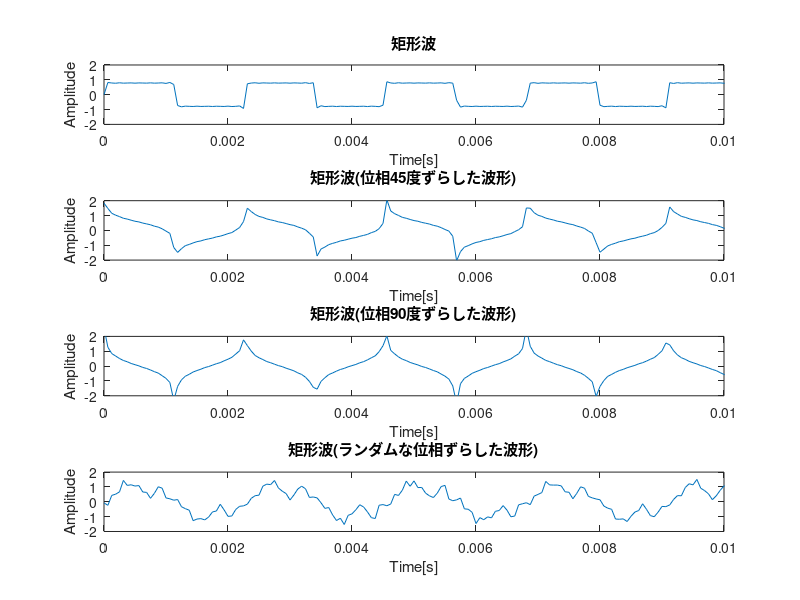
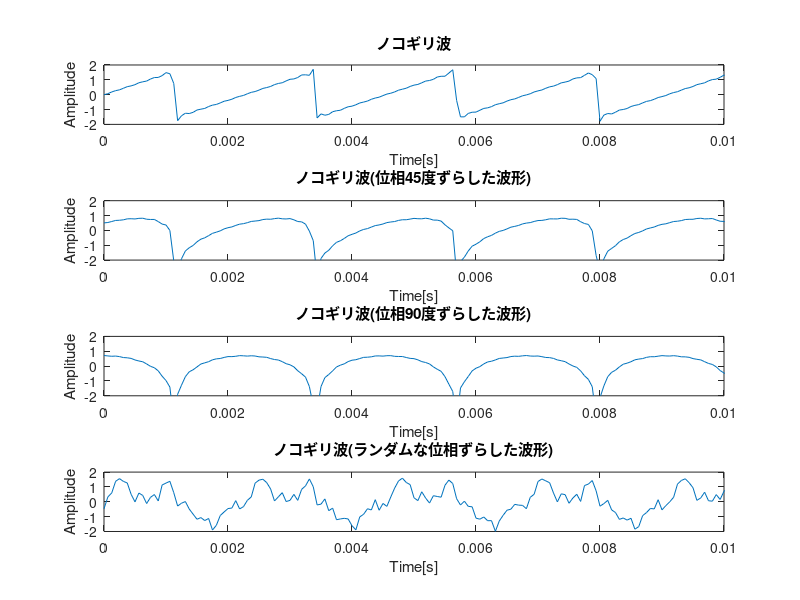

Write the MATLAB code that produced these figures, in order.
clear;

%%%%%%%%%%矩形波%%%%%%%%%%

%高調波とは基本周波数成分の整数倍で表される
%純音の場合には位相を変化させてもほとんど音の変化は聞き取れないが、合成波の場合は位相のずれによる変化が加算され音に変化が生じる。

Fs=16000;  
f=440;
N=25;
t=([0:2*Fs-1]/Fs);    %2秒間
x1=0;
x2=0;
x3=0;
x4=sin(2*pi*f*t);

phix1=45*pi/180;        %位相をpi/4ずらす
phix2=90*pi/180;        %位相をpi/2ずらす

for k=1:N;
    ft=sin(2*pi*(2*k-1)*f*t)/(2*k-1);
    x1=x1+ft; 
end

for k=1:N;
    ft=sin(2*pi*(2*k-1)*f*t+phix1)/(2*k-1);
    x2=x2+ft; 
end

for k=1:N;
    ft=sin(2*pi*(2*k-1)*f*t+phix2)/(2*k-1);
    x3=x3+ft; 
end

for k=2:N;
    ft=sin(2*pi*(2*k-1)*f*t+rand(1)*2*pi)/(2*k-1);  %ランダムな値ずらす
    x4=x4+ft; 
end


%sound(x1,Fs);
%sound(x2,Fs);
%sound(x3,Fs);
%sound(x4,Fs);

figure;

subplot(4,1,1);
plot(t,x1);
axis([0 0.01,-2 2]);
xlabel('Time[s]');
ylabel('Amplitude');
title('矩形波');

subplot(4,1,2);
plot(t,x2);
axis([0 0.01,-2 2]);
xlabel('Time[s]');
ylabel('Amplitude');
title('矩形波(位相45度ずらした波形)');

subplot(4,1,3);
plot(t,x3);
axis([0 0.01,-2 2]);
xlabel('Time[s]');
ylabel('Amplitude');
title('矩形波(位相90度ずらした波形)');

subplot(4,1,4);
plot(t,x4);
axis([0 0.01,-2 2]);
xlabel('Time[s]');
ylabel('Amplitude');
title('矩形波(ランダムな位相ずらした波形)');




%%%%%%%%%%%%%%%ノコギリ波%%%%%%%%%%%%%%%

Fs=16000;  
f=440;
N=25;
t=([0:2*Fs-1]/Fs);       %2秒間
y1=0;
y2=0;
y3=0;
y4=sin(2*pi*f*t);

phiy1=45*pi/180;         %位相をpi/4ずらす
phiy2=90*pi/180;         %位相をpi/2ずらす

for k=1:N;
    ft=(-1)^(k-1)/k*sin(2*pi*k*f*t);
    y1=y1+ft;  
end

for k=1:N;
    ft=(-1)^(k-1)/k*sin(2*pi*k*f*t+phiy1);
    y2=y2+ft;  
end

for k=1:N;
    ft=(-1)^(k-1)/k*sin(2*pi*k*f*t+phiy2);
    y3=y3+ft;  
end

for k=2:N;
    ft=(-1)^(k-1)/k*sin(2*pi*k*f*t+rand(1)*2*pi);     %ランダムな値ずらす
    y4=y4+ft;  
end



%sound(y1,Fs);
%sound(y2,Fs);
%sound(y3,Fs);
%sound(y4,Fs);


figure;

subplot(4,1,1);
plot(t,y1);
axis([0 0.01,-2 2]);
xlabel('Time[s]');
ylabel('Amplitude');
title('ノコギリ波');

subplot(4,1,2);
plot(t,y2);
axis([0 0.01,-2 2]);
xlabel('Time[s]');
ylabel('Amplitude');
title('ノコギリ波(位相45度ずらした波形)');

subplot(4,1,3);
plot(t,y3);
axis([0 0.01,-2 2]);
xlabel('Time[s]');
ylabel('Amplitude');
title('ノコギリ波(位相90度ずらした波形)');

subplot(4,1,4);
plot(t,y4);
axis([0 0.01,-2 2]);
xlabel('Time[s]');
ylabel('Amplitude');
title('ノコギリ波(ランダムな位相ずらした波形)');

